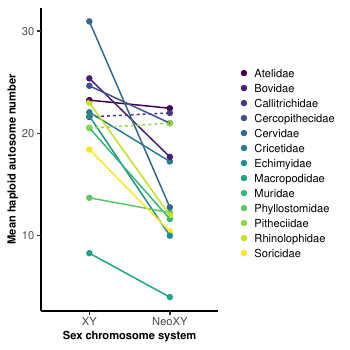

This figure's R source:
# This script compares haploid autosome number of different mammlian families
# A plot is generated which visualizes these comparisons
# This corresponds with figure 1 in the manuscript *INSERT MANUSCRIPT TITLE *

#### PACKAGES ####
library(ggplot2)

#### LOAD DATA ####
dat <- read.csv("../../data/chromes/mammal_chroms_working.csv",
                as.is=T)[,c(2,3,4,5,12,13)]
dat <- dat[-which(dat$codedSCS == "unclear"),]

#### GATHER CHROMOSOMES ####
#factor columns
dat$Family <- factor(dat$Family)
dat$codedSCS <- as.factor(dat$codedSCS)

#determine subset of families to check
families <- names(which(summary(dat$Family) >= 10))
families <- families[-length(families)]

#create df
meanHapauto <- as.data.frame(matrix(NA,nrow = 2*length(families),ncol=3))
index <- 1

#loop through families
for(i in 1:length(families)){
  #subset dataset
  subDat <- subset(dat,Family==families[i])
  
  #skip if no fused scs
  if(length(which(subDat$codedSCS == "fused")) == 0){
    next()
  }
  
  #fill dataset
  meanHapauto[c(index,index+1),1] <- families[i]
  meanHapauto[c(index,index+1),2] <- c("XY","NeoXY")
  meanHapauto[c(index,index+1),3] <- c(mean(subDat$hapauto[which(subDat$codedSCS == "unfused")],
                                            na.rm=T),
                                       mean(subDat$hapauto[which(subDat$codedSCS == "fused")],
                                            na.rm=T))
  #increment index
  index <- index+2
}

#remove NA rows
meanHapauto <- meanHapauto[-which(is.na(meanHapauto[,1])),]

#name/factor columns
colnames(meanHapauto) <- c("family","scs","hapauto")
meanHapauto$family <- factor(meanHapauto$family)
meanHapauto$scs <- factor(meanHapauto$scs,levels=c("XY","NeoXY"))

#### DETERMINE LINETYPE ####

#determine if fused less than or greater than unfused
meanHapauto$line <- NA

for(i in levels(meanHapauto$family)){
  if(meanHapauto$hapauto[which(meanHapauto$family==i & meanHapauto$scs=="NeoXY")] <=
     meanHapauto$hapauto[which(meanHapauto$family==i & meanHapauto$scs=="XY")]){
    meanHapauto$line[which(meanHapauto$family==i)] <- "filled"
  } else {
    meanHapauto$line[which(meanHapauto$family==i)] <- "dashed"
  }
}

meanHapauto$line <- factor(meanHapauto$line,levels=c("filled","dashed"))

#### PLOT ####

meanHapPlot <- ggplot(data=meanHapauto,aes(x=scs,y=hapauto)) +
  geom_point(aes(group=family,color=family)) +
  geom_line(aes(group=family,color=family,linetype=line),show.legend = F) + 
  scale_y_continuous("Mean haploid autosome number")+
  scale_x_discrete("Sex chromosome system") +
  scale_color_viridis_d()+
  theme(panel.grid.major = element_blank(),
        panel.grid.minor = element_blank(),
        panel.background= element_blank(),
        axis.line = element_line(colour = "black"),
        axis.text.x = element_text(size = 7.5),
        axis.text.y = element_text(size = 7.5),
        axis.title = element_text(face = "bold",
                                  size = 7.5),
        legend.title = element_blank(),
        legend.key = element_blank(),
        legend.text = element_text(size=7.5),
        legend.key.height= unit(0.15,"inch"),
        legend.key.width = unit(0.03,"inch"))

#### SAVE PLOT ####
ggsave(meanHapPlot,
       filename = paste0("./fig1.pdf"),
       width = 3.5,
       height = 3.5,
       units = "in")
ggsave(meanHapPlot,
       filename = paste0("./fig1.jpg"),
       width = 3.5,
       height = 3.5,
       units = "in")

         
         
         
         
         